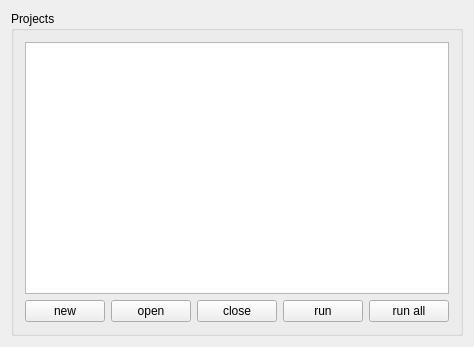
<?xml version="1.0" encoding="UTF-8"?>
<ui version="4.0">
 <class>projectTreeView</class>
 <widget class="QWidget" name="projectTreeView">
  <property name="geometry">
   <rect>
    <x>0</x>
    <y>0</y>
    <width>452</width>
    <height>347</height>
   </rect>
  </property>
  <property name="sizePolicy">
   <sizepolicy hsizetype="Expanding" vsizetype="Expanding">
    <horstretch>0</horstretch>
    <verstretch>0</verstretch>
   </sizepolicy>
  </property>
  <property name="windowTitle">
   <string>projectTreeView</string>
  </property>
  <layout class="QGridLayout" name="gridLayout_2">
   <item row="0" column="0">
    <widget class="QGroupBox" name="groupBox">
     <property name="title">
      <string>Projects</string>
     </property>
     <layout class="QGridLayout" name="gridLayout">
      <item row="0" column="0">
       <widget class="QTreeView" name="treeView"/>
      </item>
      <item row="1" column="0">
       <layout class="QHBoxLayout" name="horizontalLayout">
        <item>
         <widget class="QPushButton" name="newPushButton">
          <property name="text">
           <string>new</string>
          </property>
         </widget>
        </item>
        <item>
         <widget class="QPushButton" name="openPushButton">
          <property name="text">
           <string>open</string>
          </property>
         </widget>
        </item>
        <item>
         <widget class="QPushButton" name="closePushButton">
          <property name="text">
           <string>close</string>
          </property>
         </widget>
        </item>
        <item>
         <widget class="QPushButton" name="runPushButton">
          <property name="text">
           <string>run</string>
          </property>
         </widget>
        </item>
        <item>
         <widget class="QPushButton" name="runAllPushButton">
          <property name="text">
           <string>run all</string>
          </property>
         </widget>
        </item>
       </layout>
      </item>
     </layout>
    </widget>
   </item>
  </layout>
 </widget>
 <layoutdefault spacing="6" margin="11"/>
 <resources/>
 <connections/>
</ui>
